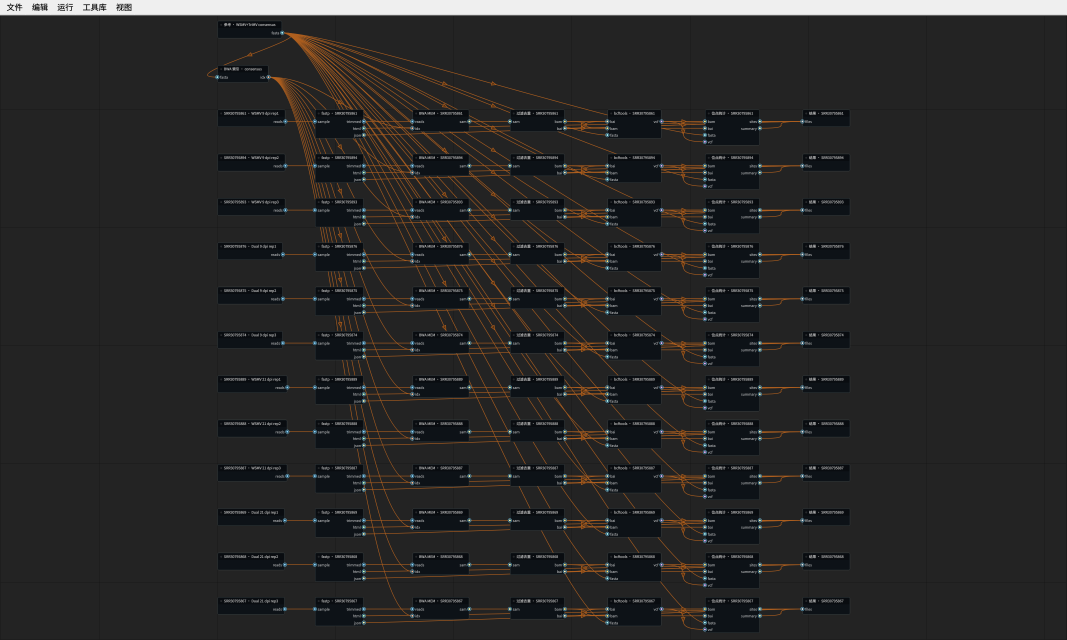
#> input picture promo/assets/canvas.png, 3200 x 1920 px (shown at 1/3 size); its folder holds 4 pictures in this run
$ python make_academic_figure.py
#> lines starting #> are read from the running program, lines starting #| are printed output that depends on the picture
### promo/scripts/common.py
from pathlib import Path

from PIL import Image, ImageDraw, ImageFont, ImageOps

ROOT = Path(__file__).resolve().parents[1]
ASSETS = ROOT / "assets"
BG = "#f4f3ef"
INK = "#182b36"
MUTED = "#52616a"
ACCENT = "#14685e"
LINE = "#d2d8d6"


def font(n, bold=False):
    return ImageFont.truetype(
        "/usr/share/fonts/noto-cjk/NotoSansCJK-" + ("Bold" if bold else "Regular") + ".ttc",
        n,
        index=2,
    )


# [15 lines left out: functions text, photo, not called in this run]


def rule(im, y, w=968, x=56):
    ImageDraw.Draw(im).line((x, y, x + w, y), fill=LINE, width=2)

### promo/scripts/make_academic_figure.py
"""Compose an English software overview using original screenshots and figure panels."""

from math import atan2, cos, sin

from common import ASSETS, ROOT, Image, ImageDraw, font

W, H = 3600, 2800
INK = "#20272e"
MUTED = "#57616b"
ACCENT = "#355d78"
LINE = "#c6cdd3"
PALE = "#f2f5f7"


def main():
    im = Image.new("RGB", (W, H), "white")
#> im: PIL image 3600x2800 RGB; every value is 255
    d = ImageDraw.Draw(im)

    def txt(x, y, value, size=38, color=INK, bold=False):
        f = font(size, bold)
        bounds = d.textbbox((x, y), value, font=f)
        if bounds[2] > W - 100:
            raise ValueError(f"Text exceeds page width: {value}")
        d.text((x, y), value, fill=color, font=f)

    def line(x1, y1, x2, y2, fill=LINE, width=2):
        d.line((x1, y1, x2, y2), fill=fill, width=width)

    def arrow(x1, y1, x2, y2):
        line(x1, y1, x2, y2, ACCENT, 4)
        a = atan2(y2 - y1, x2 - x1)
        d.polygon(
            [
                (x2, y2),
                (x2 - 17 * cos(a - 0.45), y2 - 17 * sin(a - 0.45)),
                (x2 - 17 * cos(a + 0.45), y2 - 17 * sin(a + 0.45)),
            ],
            fill=ACCENT,
        )

    def panel(x, y, label, cn, en):
        txt(x, y, label, 50, ACCENT, True)
        txt(x + 78, y, cn, 39, INK, True)
        txt(x + 78, y + 65, en, 32, MUTED)

    def image(name, box):
        x, y, w, h = box
        src = Image.open(ASSETS / f"{name}.png").convert("RGB")
        # Keep the complete original image; only resample it to the panel size.
        src.thumbnail((w, h), Image.Resampling.LANCZOS)
        im.paste(src, (x + (w - src.width) // 2, y + (h - src.height) // 2))

    def box(x, y, w, h, title, subtitle):
        d.rectangle((x, y, x + w, y + h), fill=PALE, outline=LINE, width=2)
        tw = d.textlength(title, font=font(35, True))
        txt(x + (w - tw) / 2, y + 24, title, 35, INK, True)
        tw = d.textlength(subtitle, font=font(28))
        txt(x + (w - tw) / 2, y + 80, subtitle, 28, MUTED)

    txt(130, 95, "OpenBioWorkstation", 118, INK, True)
#> in txt, `bounds = d.textbbox((x, y), value, font=f)`: bounds = (130, 136, 1341, 257)
    txt(135, 265, "Visual bioinformatics workflows", 64, INK)
    txt(137, 362, "Workflow construction, agent access and local execution", 43, MUTED)
    line(130, 470, 3470, 470, INK, 3)

    panel(130, 525, "a", "Workflow editor", "Visual workflow construction")
    image("canvas", (130, 680, 2380, 1428))
#> in image, src is the input picture: PIL image 3200x1920 RGB; mean R, G, B 40.8, 40.2, 39.7
#> in image, `im.paste(src, (x + (w - src.width) // 2, y + (h - src.height) // 2))`:
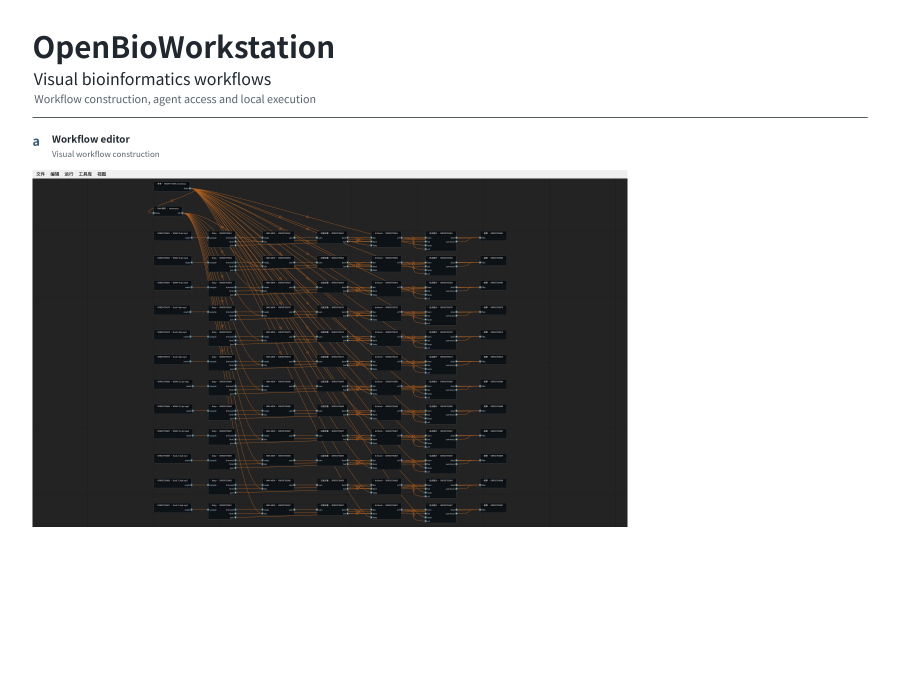
#> im: PIL image 3600x2800 RGB (shown at 1/4 size); mean R, G, B 181, 180.8, 180.7
    txt(130, 2140, "WSMV workflow: sample chains share a reference and index.", 36)
    txt(
        130,
        2200,
        "The actual case workflow includes case-specific analysis nodes.",
        29,
        MUTED,
    )

    line(2580, 535, 2580, 2230)
    panel(2660, 525, "b", "Interfaces and execution", "MCP and desktop access")
    txt(2660, 675, "Researcher defines methods", 35)
    txt(2660, 730, "Review parameters and interpret results", 28, MUTED)
    box(2660, 840, 350, 145, "Desktop UI", "NodeGraphQt")
#> in box, `tw = d.textlength(title, font=font(35, True))`: tw = 186.8
#> in box, `tw = d.textlength(subtitle, font=font(28))`: tw = 181
    box(3100, 840, 370, 145, "Agent", "MCP / stdio")
    arrow(2835, 985, 2835, 1080)
    arrow(3285, 985, 3285, 1080)
    line(2835, 1080, 3285, 1080, ACCENT, 4)
    arrow(3060, 1080, 3060, 1150)
    box(2660, 1150, 810, 165, "Shared workspace", "session.json · revision checks")
    arrow(3060, 1315, 3060, 1420)
    box(2660, 1420, 810, 165, "Workflow compilation", "Snakefile")
    arrow(3060, 1585, 3060, 1690)
    box(2660, 1690, 810, 165, "Workflow execution", "Snakemake")
    arrow(3060, 1855, 3060, 1960)
    box(2660, 1960, 810, 165, "Execution records", "run ID · logs · outputs")
    txt(2660, 2160, "Architecture schematic", 29, MUTED)

    line(130, 2290, 3470, 2290)
    # A compact case caption, rather than turning a limited negative result into a headline.
    txt(130, 2340, "c", 50, ACCENT, True)
    txt(208, 2340, "Application case", 43, INK, True)
    txt(
        208,
        2425,
        "WSMV / TriMV coinfection: 12 RNA-seq libraries; no tested site (0/73) reached FDR < 0.10.",
        39,
    )
    txt(
        208,
        2490,
        "The negative result does not establish absence of an effect or statistical equivalence.",
        32,
        MUTED,
    )
    txt(
        208,
        2560,
        "Case-specific nodes are included. The MCP stdio interface has been exercised.",
        32,
        MUTED,
    )
    txt(
        208,
        2612,
        "Check end-user agent compatibility separately. Case analyses were not rerun for this figure.",
        27,
        MUTED,
    )
    line(130, 2695, 3470, 2695, INK, 2)
    txt(130, 2725, "github.com/ArchitektSpeer/openbioworkstation", 31, ACCENT)
    txt(2510, 2725, "Linux · GPL-3.0 · docs/agent-workflow.en.md", 28, MUTED)

    im.save(ROOT / "academic-overview.png", dpi=(300, 300))
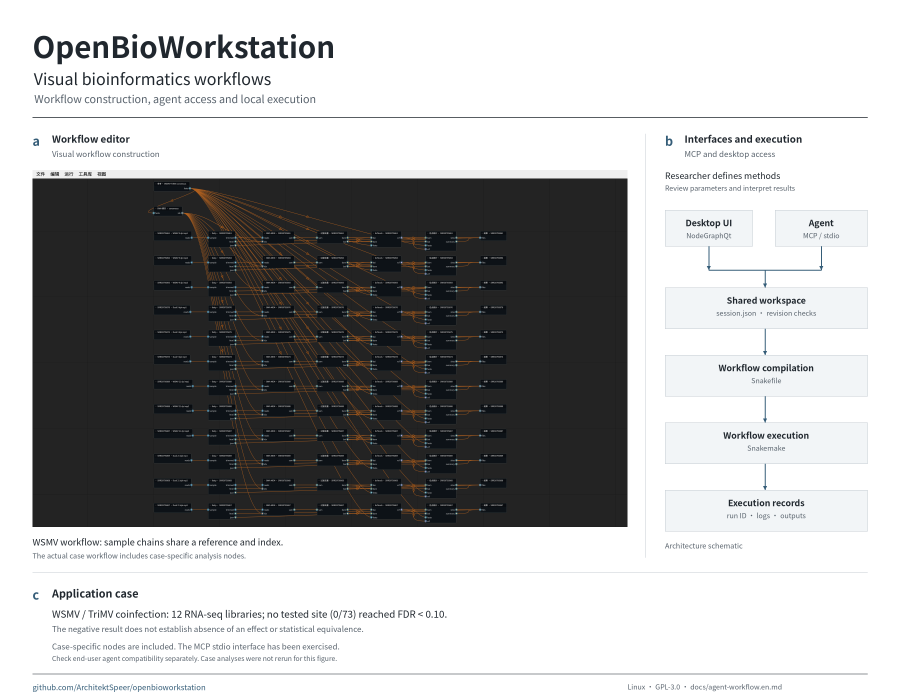
#> saved as academic-overview.png: PIL image 3600x2800 RGB (shown at 1/4 size); mean R, G, B 177.9, 178, 178.2
    small = im.copy()
    small.thumbnail((1800, 1400), Image.Resampling.LANCZOS)
    small.save(ROOT / "academic-overview.preview.png")


if __name__ == "__main__":
    main()
